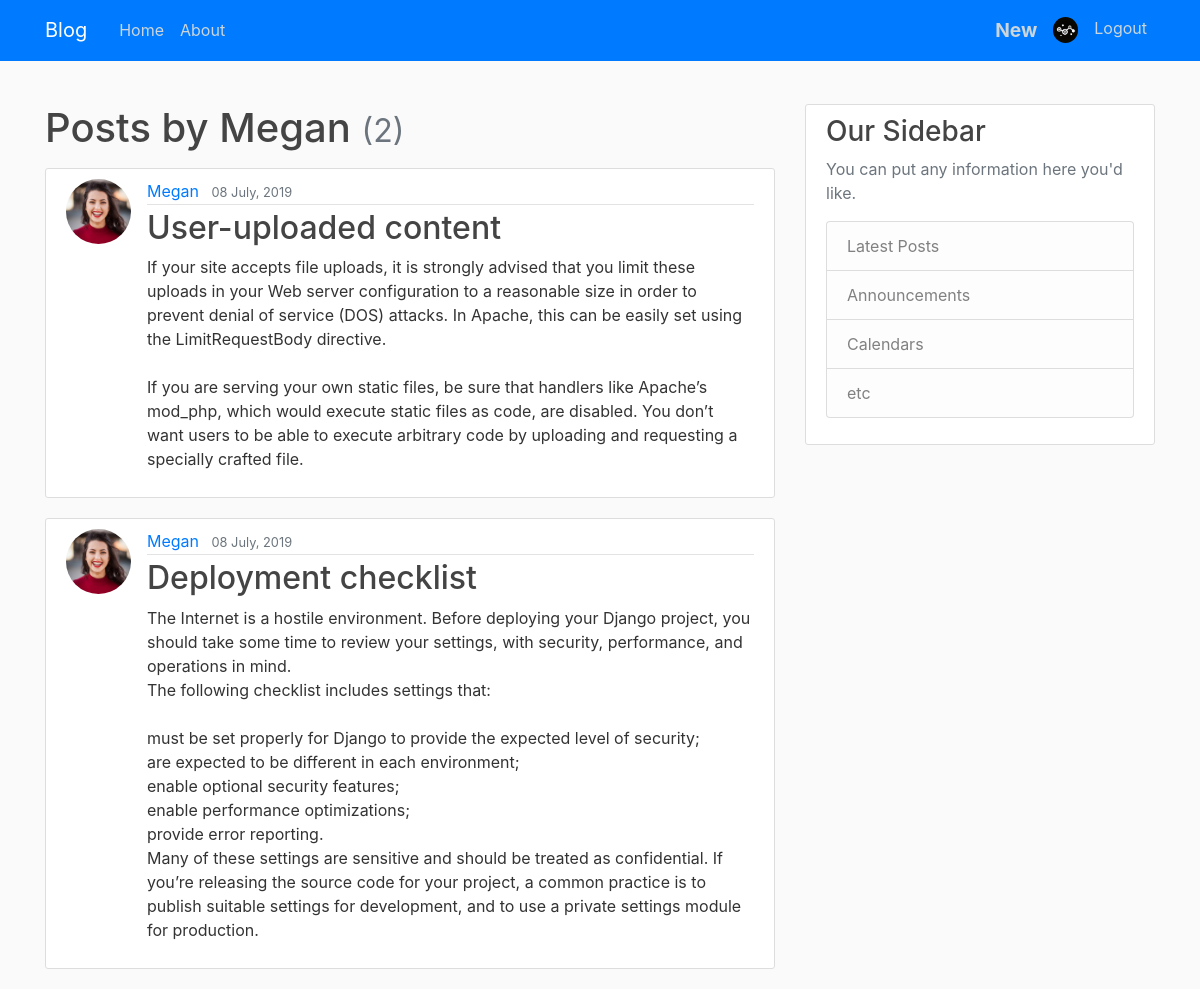
/user/Megan (signed in), run on the app's committed database.
### users/models.py (models this page shows, shortened)
class Profile(models.Model):
    user = models.OneToOneField(User , on_delete = models.CASCADE)
    image = models.ImageField( default = 'default.jpg' , upload_to = 'profile_pics' )

### test_app/models.py (models this page shows, shortened)
class Post(models.Model):
    title = models.CharField(max_length = 100)
    content = models.TextField()
    date_posted = models.DateTimeField(default = timezone.now)
    author = models.ForeignKey(User , on_delete = models.CASCADE)

### test_app/views.py (the view)
# urls.py: path('user/<str:username>', UserPostListView.as_view(), name='user-posts'),
class UserPostListView(ListView):
    model = Post
    template_name = 'test_app/user_post.html'
    context_object_name = 'posts'
    paginate_by = 3
    def get_queryset(self):
        user = get_object_or_404(User , username = self.kwargs.get('username'))
        return Post.objects.filter(author = user).order_by('-date_posted')

### test_app/templates/test_app/user_post.html (shortened to what this page needs)
{% extends "test_app/base.html" %}
{% block content %}
<h1 class="mb-3" >
    Posts by {{ view.kwargs.username }}
        <small class="text-muted">({{ page_obj.paginator.count }})</small>
</h1>
{% for post in posts%}
<article class="media content-section">
    <a href="{% url 'user-posts' post.author.username %}"><img src="{{ post.author.profile.image.url }}" class="rounded-circle article-img"></a>
    <div class="media-body">
        <div class="article-metadata">
            <a class="mr-2" href="{% url 'user-posts' post.author.username %}">{{ post.author }}</a>
            <small class="text-muted">{{ post.date_posted | date:" d F, Y" }}</small>
        </div>
        <h2><a class="article-title" href="{% url 'post-detail' post.id %}">{{ post.title }}</a></h2>
        <p class="article-content">{{ post.content }}</p>
    </div>
</article>
{% endfor %}
{% endblock %}
{% block sidebar %}
<div class="content-section">
    <h3>Our Sidebar</h3>
    <p class='text-muted'>You can put any information here you'd like.
        <ul class="list-group">
            <li class="list-group-item list-group-item-light">Latest Posts</li>
            <li class="list-group-item list-group-item-light">Announcements</li>
            <li class="list-group-item list-group-item-light">Calendars</li>
            <li class="list-group-item list-group-item-light">etc</li>
        </ul>
    </p>
</div>
{% endblock %}

### test_app/templates/test_app/base.html (shortened to what this page needs)
{% load static %}
<!DOCTYPE html>
<html>
    <head>
        <link rel="stylesheet" href="https://maxcdn.bootstrapcdn.com/bootstrap/4.0.0/css/bootstrap.min.css"
>
        <link rel="stylesheet" type="text/css" href="{% static 'test_app/main.css' %}">
    </head>
    <body>
        <header class="site-header">
            <nav class="navbar navbar-expand-md navbar-dark bg-primary fixed-top">
                <div class="container">
                    <a class="navbar-brand mr-4" href="{% url 'test-home' %}"> Blog</a>
                    <div class="collapse navbar-collapse" id="navbarToggle">
                        <div class="navbar-nav mr-auto">
                            <a class="nav-item nav-link" href="{% url 'test-home' %}">Home</a>
                            <a class="nav-item nav-link" href="{% url 'test-about' %}">About</a>
                        </div>
                        <div class="navbar-nav">
                            {% if user.is_authenticated %}
                                <a class="nav-item nav-link" href="{% url  'post-create' %}">
                                    <big><b>New</b></big>
                                </a>
                                <a class="nav-item nav-link" href="{% url  'profile' %}">
                                    <img src="{{ user.profile.image.url }}" style="border-radius: 30px ;" width="25px">
                                </a>
                                <a class="nav-item nav-link" href="{% url  'logout' %}">
                                    Logout
                                </a>
                            {%else%}
                                <a class="nav-item nav-link" href="{% url 'login' %}">Login</a>
                                <a class="nav-item nav-link" href="{% url 'register'%}">Register</a>
                            {% endif %}
                        </div>
                    </div>
                </div>
            </nav><br>
        </header>
        <main role="main" class="container">
            <div class="row">
                <div class="col-md-8">
                    {% block content %}{% endblock %}
                </div>
                <div class="col-md-4">
                    {% block sidebar %} {% endblock %}
                </div>
            </div>
        </main>
    </body>
</html>

### test_app/static/test_app/main.css (style rules this page uses)
body { background: #fafafa; color: #333333; margin-top: 5rem; }
h1, h2, h3, h4, h5, h6 { color: #444444; }
ul { margin: 0; }
.site-header .navbar-nav .nav-link { color: #cbd5db; }
.content-section { background: #ffffff; padding: 10px 20px; border: 1px solid #dddddd; border-radius: 3px; margin-bottom: 20px; }
.article-title { color: #444444; }
.article-content { white-space: pre-line; }
.article-img { height: 65px; width: 65px; margin-right: 16px; }
.article-metadata { padding-bottom: 1px; margin-bottom: 4px; border-bottom: 1px solid #e3e3e3 }

### data on the page
Post: author.profile.image (picture), author "Megan", date_posted "08 July, 2019", title "User-uploaded content", content "If your site accepts file uploads, it is strongly advised that you limit these uploads in your Web server configuration to a reasonable size in order to prevent denial of service (DOS) attacks. In Apache, this can be easily set using the LimitRequestBody directive. If you are serving your own static files, be sure that handlers like Apache’s mod_php, which would execute static files as code, are disabled. You don’t want users to be able to execute arbitrary code by uploading and requesting a specially crafted file."
Post: author.profile.image (picture), author "Megan", date_posted "08 July, 2019", title "Deployment checklist", content "The Internet is a hostile environment. Before deploying your Django project, you should take some time to review your settings, with security, performance, and operations in mind. The following checklist includes settings that: must be set properly for Django to provide the expected level of security; are expected to be different in each environment; enable optional security features; enable performance optimizations; provide error reporting. Many of these settings are sensitive and should be treated as confidential. If you’re releasing the source code for your project, a common practice is to publish suitable settings for development, and to use a private settings module for production."

### other printed values
{{ view.kwargs.username }} "Megan"
{{ page_obj.paginator.count }} "2"
